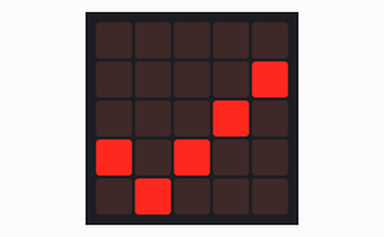
Recording of a program running on a simulated BBC micro:bit (MakeCode). Parts: the board's 5×5 LED display.

Above: at 0.1 s.
At 0.8 s:
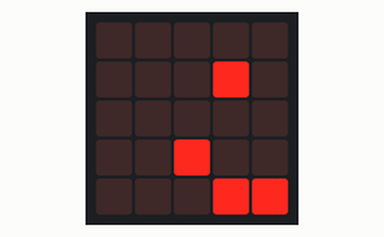
At 1.2 s:
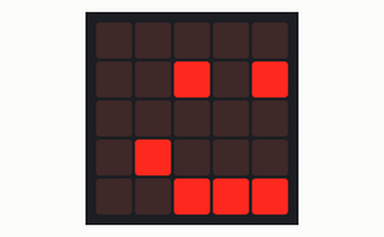
At 1.61 s:
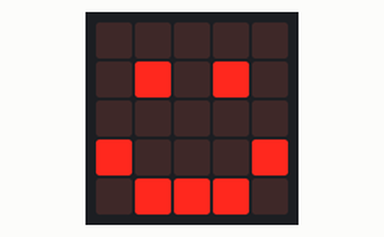

The program:

main.ts
```typescript
basic.forever(function () {
    basic.showIcon(IconNames.Yes)
    basic.showLeds(`
        . . . . .
        . . . # .
        . . . . .
        . . # . .
        . . . # #
        `)
    basic.showLeds(`
        . . . . .
        . . # . #
        . . . . .
        . # . . .
        . . # # #
        `)
    basic.showLeds(`
        . . . . .
        . # . # .
        . . . . .
        # . . . #
        . # # # .
        `)
})
```

test.ts
```typescript
// 테스트는 여기로 이동합니다; 이 패키지가 확장으로 사용될 때 컴파일되지 않을 것 입니다.
```

Measured:
- by itself, everything shown: repeats every 1.8 s, in 4 steps
- what the display in image 1 shows lasts 0.4 s, from 0.6 s to 1.0 s
